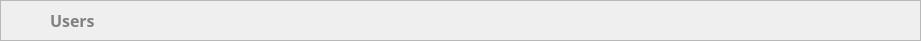
   <widget class="QFrame" name="frame_3">
    <property name="geometry">
     <rect>
      <x>100</x>
      <y>0</y>
      <width>921</width>
      <height>41</height>
     </rect>
    </property>
    <property name="styleSheet">
     <string notr="true">background-color: &quot;#222222&quot;;</string>
    </property>
    <property name="frameShape">
     <enum>QFrame::StyledPanel</enum>
    </property>
    <property name="frameShadow">
     <enum>QFrame::Raised</enum>
    </property>
    <widget class="QLabel" name="label">
     <property name="geometry">
      <rect>
       <x>50</x>
       <y>-5</y>
       <width>171</width>
       <height>51</height>
      </rect>
     </property>
     <property name="font">
      <font>
       <family>Circular Std</family>
       <pointsize>12</pointsize>
       <weight>75</weight>
       <bold>true</bold>
      </font>
     </property>
     <property name="styleSheet">
      <string notr="true">color: gray;</string>
     </property>
     <property name="text">
      <string>Users</string>
     </property>
    </widget>
    <widget class="QLabel" name="label_2">
     <property name="geometry">
      <rect>
       <x>10</x>
       <y>10</y>
       <width>31</width>
       <height>21</height>
      </rect>
     </property>
     <property name="text">
      <string/>
     </property>
     <property name="pixmap">
      <pixmap>../../../Downloads/command-window.png</pixmap>
     </property>
    </widget>
    <widget class="QLabel" name="label_80">
     <property name="geometry">
      <rect>
       <x>870</x>
       <y>10</y>
       <width>41</width>
       <height>21</height>
      </rect>
     </property>
     <property name="styleSheet">
      <string notr="true">color: &quot;#111111&quot;;
border-radius: 10px;
background-color: &quot;#767676&quot;;</string>
     </property>
     <property name="text">
      <string/>
     </property>
     <property name="pixmap">
      <pixmap>../../../Downloads/close (1).png</pixmap>
     </property>
     <property name="alignment">
      <set>Qt::AlignCenter</set>
     </property>
    </widget>
    <widget class="QLabel" name="label_81">
     <property name="geometry">
      <rect>
       <x>800</x>
       <y>10</y>
       <width>61</width>
       <height>21</height>
      </rect>
     </property>
     <property name="styleSheet">
      <string notr="true">color: &quot;#111111&quot;;
border-radius: 10px;
background-color: &quot;#767676&quot;;</string>
     </property>
     <property name="text">
      <string/>
     </property>
     <property name="pixmap">
      <pixmap>../../../Downloads/remove.png</pixmap>
     </property>
     <property name="alignment">
      <set>Qt::AlignCenter</set>
     </property>
    </widget>
   </widget>
